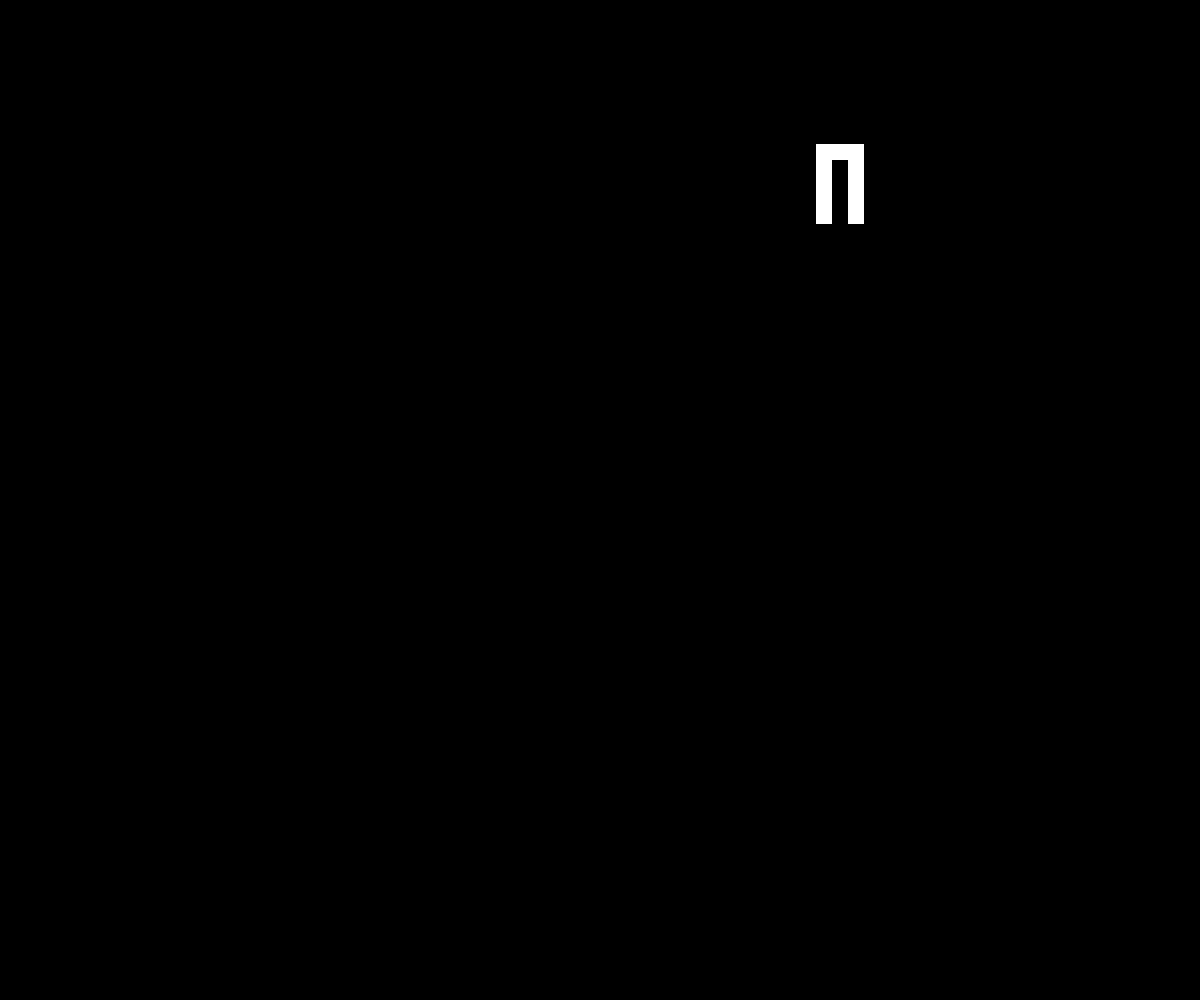
Frame 1 (no input)
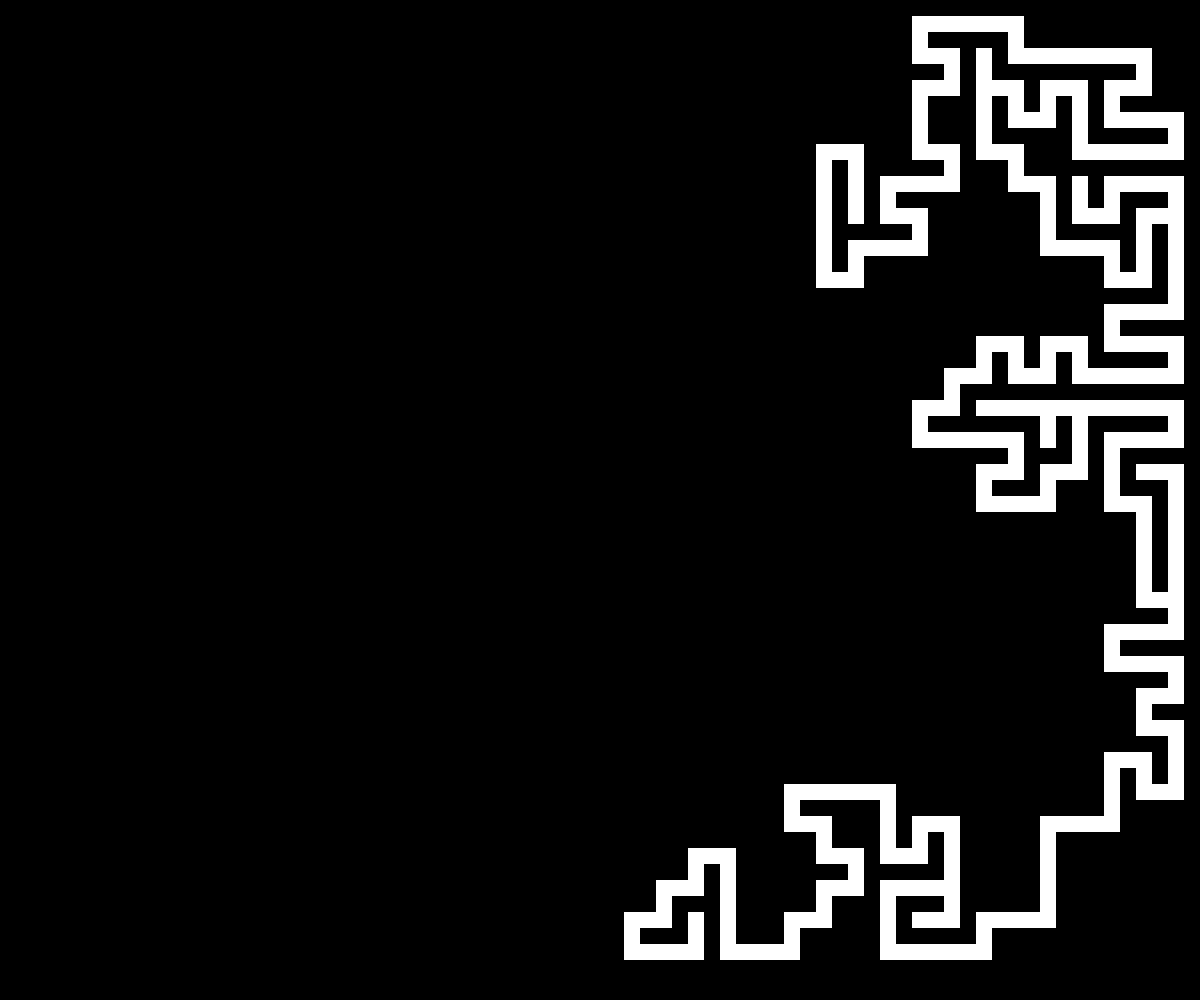
Frame 60 (no input)
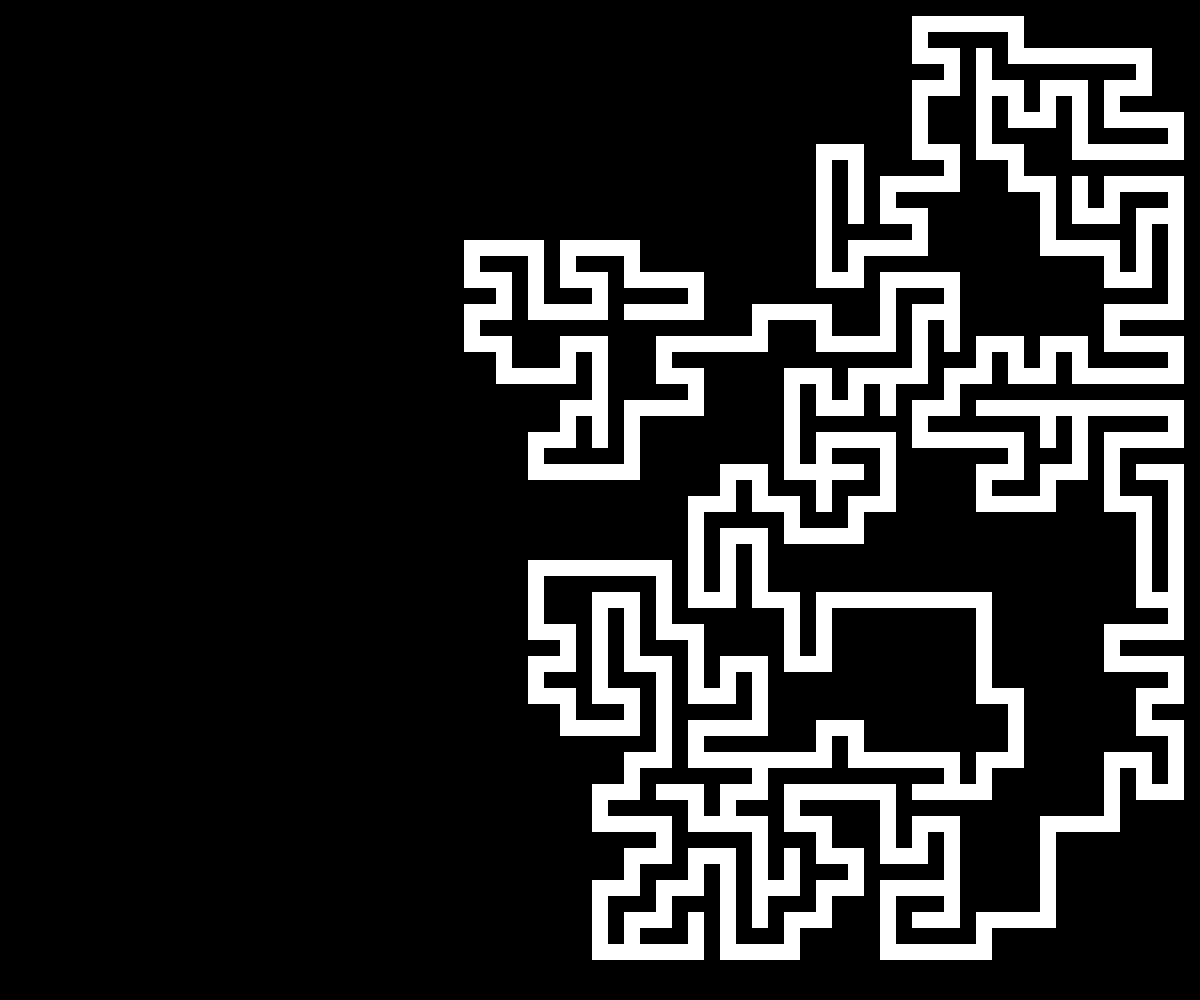
Frame 120 (the mouse pressed at the canvas centre since frame 60)

The p5.js sketch that drew these frames (run headless with seeded random() and noise() and a simulated clock; from frame 60 on, the mouse is pressed at the canvas centre):

// p5.js sketch
// ── sketch.js
// Birbs/Boids
// Timothy Letkeman
// Wednesday 5th September, 2019
//
// Extra for Experts:
// - more complicated than expected of cs30 because it deals with classes and whatnot
// - Gui for editing rules
// - decently complicated to implement all of the rules

const Passage = {
	Unused: 0,
	Open: 1,
	Blocked: 2
};

const Directions = {
	North: 0,
	East: 1,
	South: 2,
	West: 3
};

class MazeCell 
{
	constructor(x, y) 
	{
		this.x = x;
		this.y = y;
		
		this.r = closedR;
		this.g = closedG;
		this.b = closedB;
	}

	render()
	{
		fill(this.r, this.g, this.b);
		return rect(this.x * pixelsPerCell, this.y * pixelsPerCell, pixelsPerCell, pixelsPerCell);
	}

	setOpen()
	{
		this.r = openR;
		this.g = openG;
		this.b = openB;
	}

	setClosed()
	{
		this.r = closedR;
		this.g = closedG;
		this.b = closedB;
	}
}

class VertexMazeCell extends MazeCell
{
	constructor(x, y) 
	{
		super(x, y);
		this.allCells = null;
		this.alive = false;

		this.neighbors = null;
		this.initializedEdgeCount = 0;
		this.passages = new Array(4);
	}

	setup(neighbors, allCells)
	{
		this.neighbors = neighbors;
		this.allCells = allCells;
		for (let i = 0; i < 4; i++)
		{
			this.passages[i] = Passage.Unused;
		}
	}

	awake()
	{
		this.alive = true;
		this.setOpen();
	}

	setPassage(direction, type)
	{
		this.setSoloPassage(direction, type);
		if (type == Passage.Open)
		{
			this.allCells[this.x + this.getDirectionX(direction)][this.y + this.getDirectionY(direction)].setOpen();
		}
		if (this.neighbors[direction] !== null)
		{
			this.neighbors[direction].setSoloPassage((direction + 2) % 4, type);
		}
	}

	get getAvailableDirection()
	{
		let skips = floor(random(0, 4 - this.initializedEdgeCount));
		for (let i = 0; i < 4; i++)
		{
			if (this.passages[i] == Passage.Unused)
			{
				if (skips == 0)
				{
					return i;
				}
				skips -= 1;
			}
		}
		return NaN;
	}

	setSoloPassage(direction, type)
	{
		this.initializedEdgeCount++;
		this.passages[direction] = type;
	}

	getDirectionX(direction)
	{			// East			 	// West
		return direction == 1 ? 1 : direction == 3 ? -1 : 0
	}

	getDirectionY(direction)
	{			// North			 // South
		return direction == 0 ? 1 : direction == 2 ? -1 : 0
	}
}

const openR = 255;
const openG = 255;
const openB = 255;

const closedR = 0;
const closedG = 0;
const closedB = 0;

//preset values
let roomAttempts = 150;
let roomMaxSize = 3;
let roomMinSize = 2;

let pixelsPerCell = 16;
let genSpeed = 5;

let cells;
let cols;
let rows;
let activeCells;

function get2dArray(cols, rows)
{
	//returns an empty two dimensional array with the given rows and columns
	let returnable = new Array(cols);
    for (let i = 0; i < cols; i++)
  	{
    	returnable[i] = new Array(rows);
  	}
 	return returnable;
}

function setup() 
{
	//caps frames at 60
	frameRate(100);
	//Basic setup of starting flight area 
	createCanvas(windowWidth, windowHeight);

	reset();
}

function reset()
{
	cols = Math.floor((windowWidth / pixelsPerCell) / 2) * 2;
	if (cols + 1 > windowWidth / pixelsPerCell)
	{
		cols--;
	}
	else
	{
		cols++;
	}
	rows = Math.floor((windowHeight / pixelsPerCell) / 2) * 2;
	if (rows + 1 > windowHeight / pixelsPerCell)
	{
		rows--;
	}
	else
	{
		rows++;
	}

	cells = get2dArray(cols, rows);
	for (let x = 0; x < cols; x++)
	{
		for (let y = 0; y < rows; y++)
		{
			if (x % 2 == 1 && y % 2 == 1)
			{
				cells[x][y] = new VertexMazeCell(x, y);
			}
			else
			{
				cells[x][y] = new MazeCell(x, y);
			}
		}
	}

	for (let x = 0; x < cols; x++)
	{
		for (let y = 0; y < rows; y++)
		{
			if (x % 2 == 1 && y % 2 == 1)
			{
				cells[x][y].setup([getCell(x, y + 2), getCell(x + 2, y), getCell(x, y - 2), getCell(x - 2, y)], cells);
			}
		}
	}

	generate();
}

function generate()
{
	activeCells = new Array();
	activeCells.push(cells[floor(random(0, floor(cols / 2))) * 2 + 1][floor(random(0, floor(rows / 2))) * 2 + 1]);
	activeCells[0].awake();
}

function isInBounds(x, y)
{
	return x >= 0 && y >= 0 && x < cols - 1 / 2 && y < rows - 1 / 2;
}

function doMazeGen()
{
	let curIndex = activeCells.length - 1;

	if (activeCells[curIndex].initializedEdgeCount === 4)
	{
		activeCells.pop();
		return;
	}

	let dir = activeCells[curIndex].getAvailableDirection;
	let x = activeCells[curIndex].x + activeCells[curIndex].getDirectionX(dir) * 2;
	let y = activeCells[curIndex].y + activeCells[curIndex].getDirectionY(dir) * 2;

	if (isInBounds(x,y) && !cells[x][y].alive)
	{
		activeCells[curIndex].setPassage(dir, Passage.Open);
		activeCells.push(cells[x][y]);
		cells[x][y].awake();
	}
	else
	{
		activeCells[curIndex].setPassage(dir, Passage.Blocked);
	}
}

function getCell(x, y)
{
	if (x >= 0 && y >= 0 && x < cols && y < rows)
	{
		return cells[x][y];
	}
	return null;
}

function draw() 
{
	//draw background colour
	background(0);

	//print(activeCells.length);
	for (let i = 0; i < genSpeed; i++)
	{
		if (activeCells.length > 0)
		{
			doMazeGen();
		}
	}

	noStroke();

	for (let x = 0; x < cols; x++)
	{
		for (let y = 0; y < rows; y++)
		{
			cells[x][y].render();
		}
	}
}
